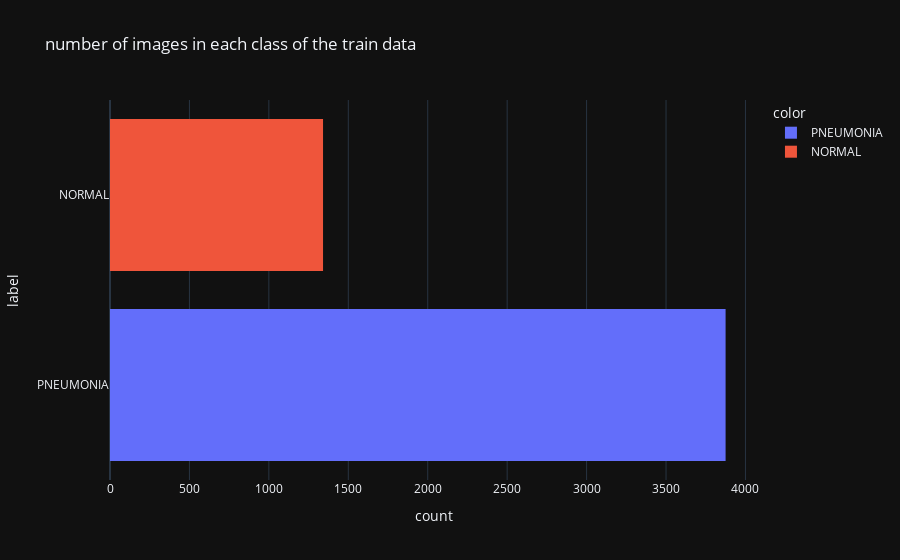

The code cell stored with this chart in its notebook:
### Code cell
fig= px.histogram(data_frame= df,
           y= df['label'],
           template='plotly_dark',
           color= df['label'].values,
           title='number of images in each class of the train data')
fig.show()

### Figure 1 — Plotly figure (JSON) as saved in the notebook; plotly's stock layout.template omitted (floating-point values rounded to 4 significant figures; data arrays with more than 128 entries replaced by an {"elided": "..."} marker saying what was removed)
{"data": [{"alignmentgroup": "True", "bingroup": "y", "hovertemplate": "color=PNEUMONIA<br>count=%{x}<br>label=%{y}<extra></extra>", "legendgroup": "PNEUMONIA", "marker": {"color": "#636efa", "pattern": {"shape": ""}}, "name": "PNEUMONIA", "offsetgroup": "PNEUMONIA", "orientation": "h", "showlegend": true, "type": "histogram", "xaxis": "x", "y": {"elided": "3875 str values"}, "yaxis": "y"}, {"alignmentgroup": "True", "bingroup": "y", "hovertemplate": "color=NORMAL<br>count=%{x}<br>label=%{y}<extra></extra>", "legendgroup": "NORMAL", "marker": {"color": "#EF553B", "pattern": {"shape": ""}}, "name": "NORMAL", "offsetgroup": "NORMAL", "orientation": "h", "showlegend": true, "type": "histogram", "xaxis": "x", "y": {"elided": "1341 str values"}, "yaxis": "y"}], "layout": {"barmode": "relative", "legend": {"title": {"text": "color"}, "tracegroupgap": 0}, "title": {"text": "number of images in each class of the train data"}, "xaxis": {"anchor": "y", "domain": [0, 1], "title": {"text": "count"}}, "yaxis": {"anchor": "x", "domain": [0, 1], "title": {"text": "label"}}}}
